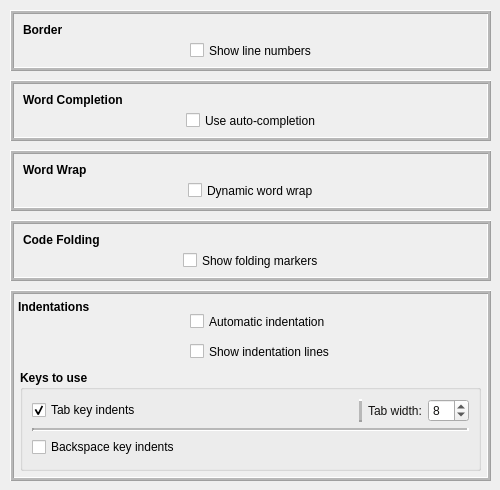
     <widget class="QWidget" name="tabEditorOpt">
      <attribute name="title">
       <string>TextEditorAdditional</string>
      </attribute>
      <widget class="QFrame" name="frame_2">
       <property name="geometry">
        <rect>
         <x>10</x>
         <y>290</y>
         <width>481</width>
         <height>191</height>
        </rect>
       </property>
       <property name="autoFillBackground">
        <bool>false</bool>
       </property>
       <property name="frameShape">
        <enum>QFrame::Box</enum>
       </property>
       <property name="frameShadow">
        <enum>QFrame::Raised</enum>
       </property>
       <property name="lineWidth">
        <number>1</number>
       </property>
       <property name="midLineWidth">
        <number>2</number>
       </property>
       <widget class="QLabel" name="label_12">
        <property name="geometry">
         <rect>
          <x>8</x>
          <y>8</y>
          <width>88</width>
          <height>18</height>
         </rect>
        </property>
        <property name="font">
         <font>
          <weight>75</weight>
          <bold>true</bold>
         </font>
        </property>
        <property name="text">
         <string>Indentations</string>
        </property>
       </widget>
       <widget class="QCheckBox" name="indentLineCHB">
        <property name="geometry">
         <rect>
          <x>180</x>
          <y>50</y>
          <width>211</width>
          <height>23</height>
         </rect>
        </property>
        <property name="text">
         <string>Show indentation lines</string>
        </property>
       </widget>
       <widget class="QGroupBox" name="groupBox">
        <property name="geometry">
         <rect>
          <x>10</x>
          <y>80</y>
          <width>461</width>
          <height>101</height>
         </rect>
        </property>
        <property name="font">
         <font>
          <weight>75</weight>
          <italic>false</italic>
          <bold>true</bold>
          <underline>false</underline>
         </font>
        </property>
        <property name="title">
         <string>Keys to use</string>
        </property>
        <layout class="QGridLayout" name="_2">
         <item row="0" column="0">
          <widget class="QCheckBox" name="tabKeyindentCHB">
           <property name="font">
            <font>
             <weight>50</weight>
             <bold>false</bold>
            </font>
           </property>
           <property name="text">
            <string>Tab key indents</string>
           </property>
           <property name="checked">
            <bool>true</bool>
           </property>
          </widget>
         </item>
         <item row="0" column="2">
          <widget class="Line" name="line_2">
           <property name="frameShadow">
            <enum>QFrame::Raised</enum>
           </property>
           <property name="lineWidth">
            <number>2</number>
           </property>
           <property name="midLineWidth">
            <number>4</number>
           </property>
           <property name="orientation">
            <enum>Qt::Vertical</enum>
           </property>
          </widget>
         </item>
         <item row="0" column="3">
          <widget class="QLabel" name="label_13">
           <property name="palette">
            <palette>
             <active>
              <colorrole role="WindowText">
               <brush brushstyle="SolidPattern">
                <color alpha="255">
                 <red>20</red>
                 <green>19</green>
                 <blue>18</blue>
                </color>
               </brush>
              </colorrole>
              <colorrole role="Text">
               <brush brushstyle="SolidPattern">
                <color alpha="255">
                 <red>20</red>
                 <green>19</green>
                 <blue>18</blue>
                </color>
               </brush>
              </colorrole>
              <colorrole role="ButtonText">
               <brush brushstyle="SolidPattern">
                <color alpha="255">
                 <red>20</red>
                 <green>19</green>
                 <blue>18</blue>
                </color>
               </brush>
              </colorrole>
             </active>
             <inactive>
              <colorrole role="WindowText">
               <brush brushstyle="SolidPattern">
                <color alpha="255">
                 <red>20</red>
                 <green>19</green>
                 <blue>18</blue>
                </color>
               </brush>
              </colorrole>
              <colorrole role="Text">
               <brush brushstyle="SolidPattern">
                <color alpha="255">
                 <red>20</red>
                 <green>19</green>
                 <blue>18</blue>
                </color>
               </brush>
              </colorrole>
              <colorrole role="ButtonText">
               <brush brushstyle="SolidPattern">
                <color alpha="255">
                 <red>20</red>
                 <green>19</green>
                 <blue>18</blue>
                </color>
               </brush>
              </colorrole>
             </inactive>
             <disabled>
              <colorrole role="WindowText">
               <brush brushstyle="SolidPattern">
                <color alpha="255">
                 <red>119</red>
                 <green>121</green>
                 <blue>126</blue>
                </color>
               </brush>
              </colorrole>
              <colorrole role="Text">
               <brush brushstyle="SolidPattern">
                <color alpha="255">
                 <red>99</red>
                 <green>101</green>
                 <blue>109</blue>
                </color>
               </brush>
              </colorrole>
              <colorrole role="ButtonText">
               <brush brushstyle="SolidPattern">
                <color alpha="255">
                 <red>102</red>
                 <green>102</green>
                 <blue>104</blue>
                </color>
               </brush>
              </colorrole>
             </disabled>
            </palette>
           </property>
           <property name="font">
            <font>
             <weight>50</weight>
             <bold>false</bold>
            </font>
           </property>
           <property name="text">
            <string>Tab width:</string>
           </property>
          </widget>
         </item>
         <item row="0" column="4">
          <widget class="QSpinBox" name="tabWidthSpinBox">
           <property name="palette">
            <palette>
             <active>
              <colorrole role="Text">
               <brush brushstyle="SolidPattern">
                <color alpha="255">
                 <red>20</red>
                 <green>19</green>
                 <blue>18</blue>
                </color>
               </brush>
              </colorrole>
             </active>
             <inactive>
              <colorrole role="Text">
               <brush brushstyle="SolidPattern">
                <color alpha="255">
                 <red>20</red>
                 <green>19</green>
                 <blue>18</blue>
                </color>
               </brush>
              </colorrole>
             </inactive>
             <disabled>
              <colorrole role="Text">
               <brush brushstyle="SolidPattern">
                <color alpha="255">
                 <red>140</red>
                 <green>140</green>
                 <blue>140</blue>
                </color>
               </brush>
              </colorrole>
             </disabled>
            </palette>
           </property>
           <property name="font">
            <font>
             <weight>50</weight>
             <bold>false</bold>
            </font>
           </property>
           <property name="minimum">
            <number>1</number>
           </property>
           <property name="maximum">
            <number>25</number>
           </property>
           <property name="value">
            <number>8</number>
           </property>
          </widget>
         </item>
         <item row="1" column="0" colspan="5">
          <widget class="Line" name="line">
           <property name="font">
            <font>
             <weight>50</weight>
             <bold>false</bold>
            </font>
           </property>
           <property name="frameShadow">
            <enum>QFrame::Sunken</enum>
           </property>
           <property name="lineWidth">
            <number>2</number>
           </property>
           <property name="midLineWidth">
            <number>2</number>
           </property>
           <property name="orientation">
            <enum>Qt::Horizontal</enum>
           </property>
          </widget>
         </item>
         <item row="2" column="0">
          <widget class="QCheckBox" name="BkspaceIndentCHB">
           <property name="font">
            <font>
             <weight>50</weight>
             <bold>false</bold>
            </font>
           </property>
           <property name="text">
            <string>Backspace key indents</string>
           </property>
          </widget>
         </item>
         <item row="0" column="1">
          <spacer>
           <property name="orientation">
            <enum>Qt::Horizontal</enum>
           </property>
           <property name="sizeHint" stdset="0">
            <size>
             <width>40</width>
             <height>20</height>
            </size>
           </property>
          </spacer>
         </item>
        </layout>
       </widget>
       <widget class="QCheckBox" name="autoIndentCHB">
        <property name="geometry">
         <rect>
          <x>180</x>
          <y>20</y>
          <width>211</width>
          <height>23</height>
         </rect>
        </property>
        <property name="text">
         <string>Automatic indentation</string>
        </property>
       </widget>
      </widget>
      <widget class="QFrame" name="frame_5">
       <property name="geometry">
        <rect>
         <x>10</x>
         <y>220</y>
         <width>481</width>
         <height>61</height>
        </rect>
       </property>
       <property name="autoFillBackground">
        <bool>false</bool>
       </property>
       <property name="frameShape">
        <enum>QFrame::Box</enum>
       </property>
       <property name="frameShadow">
        <enum>QFrame::Raised</enum>
       </property>
       <property name="lineWidth">
        <number>1</number>
       </property>
       <property name="midLineWidth">
        <number>2</number>
       </property>
       <layout class="QGridLayout" name="_3">
        <item row="0" column="0" colspan="2">
         <widget class="QLabel" name="label_14">
          <property name="font">
           <font>
            <weight>75</weight>
            <bold>true</bold>
           </font>
          </property>
          <property name="text">
           <string>Code Folding</string>
          </property>
         </widget>
        </item>
        <item row="1" column="1">
         <widget class="QCheckBox" name="foldingMarkersCHB">
          <property name="text">
           <string>Show folding markers</string>
          </property>
         </widget>
        </item>
        <item row="1" column="0">
         <spacer>
          <property name="orientation">
           <enum>Qt::Horizontal</enum>
          </property>
          <property name="sizeHint" stdset="0">
           <size>
            <width>40</width>
            <height>20</height>
           </size>
          </property>
         </spacer>
        </item>
        <item row="1" column="2">
         <spacer name="spacer_2">
          <property name="orientation">
           <enum>Qt::Horizontal</enum>
          </property>
          <property name="sizeHint" stdset="0">
           <size>
            <width>40</width>
            <height>20</height>
           </size>
          </property>
         </spacer>
        </item>
       </layout>
      </widget>
      <widget class="QFrame" name="frame_4">
       <property name="geometry">
        <rect>
         <x>10</x>
         <y>10</y>
         <width>481</width>
         <height>61</height>
        </rect>
       </property>
       <property name="autoFillBackground">
        <bool>false</bool>
       </property>
       <property name="frameShape">
        <enum>QFrame::Box</enum>
       </property>
       <property name="frameShadow">
        <enum>QFrame::Raised</enum>
       </property>
       <property name="lineWidth">
        <number>1</number>
       </property>
       <property name="midLineWidth">
        <number>2</number>
       </property>
       <layout class="QGridLayout" name="_4">
        <item row="0" column="0" colspan="2">
         <widget class="QLabel" name="label_15">
          <property name="font">
           <font>
            <weight>75</weight>
            <bold>true</bold>
           </font>
          </property>
          <property name="text">
           <string>Border</string>
          </property>
         </widget>
        </item>
        <item row="1" column="1">
         <widget class="QCheckBox" name="lineNumbCHB">
          <property name="text">
           <string>Show line numbers</string>
          </property>
         </widget>
        </item>
        <item row="1" column="0">
         <spacer>
          <property name="orientation">
           <enum>Qt::Horizontal</enum>
          </property>
          <property name="sizeHint" stdset="0">
           <size>
            <width>40</width>
            <height>20</height>
           </size>
          </property>
         </spacer>
        </item>
        <item row="1" column="2">
         <spacer>
          <property name="orientation">
           <enum>Qt::Horizontal</enum>
          </property>
          <property name="sizeHint" stdset="0">
           <size>
            <width>40</width>
            <height>20</height>
           </size>
          </property>
         </spacer>
        </item>
       </layout>
      </widget>
      <widget class="QFrame" name="frame_3">
       <property name="geometry">
        <rect>
         <x>10</x>
         <y>150</y>
         <width>481</width>
         <height>61</height>
        </rect>
       </property>
       <property name="autoFillBackground">
        <bool>false</bool>
       </property>
       <property name="frameShape">
        <enum>QFrame::Box</enum>
       </property>
       <property name="frameShadow">
        <enum>QFrame::Raised</enum>
       </property>
       <property name="lineWidth">
        <number>1</number>
       </property>
       <property name="midLineWidth">
        <number>2</number>
       </property>
       <layout class="QGridLayout" name="_5">
        <item row="0" column="0" colspan="2">
         <widget class="QLabel" name="label_16">
          <property name="font">
           <font>
            <weight>75</weight>
            <bold>true</bold>
           </font>
          </property>
          <property name="text">
           <string>Word Wrap</string>
          </property>
         </widget>
        </item>
        <item row="1" column="1">
         <widget class="QCheckBox" name="wordWrapCHB">
          <property name="text">
           <string>Dynamic word wrap</string>
          </property>
         </widget>
        </item>
        <item row="1" column="0">
         <spacer>
          <property name="orientation">
           <enum>Qt::Horizontal</enum>
          </property>
          <property name="sizeHint" stdset="0">
           <size>
            <width>40</width>
            <height>20</height>
           </size>
          </property>
         </spacer>
        </item>
        <item row="1" column="2">
         <spacer>
          <property name="orientation">
           <enum>Qt::Horizontal</enum>
          </property>
          <property name="sizeHint" stdset="0">
           <size>
            <width>40</width>
            <height>20</height>
           </size>
          </property>
         </spacer>
        </item>
       </layout>
      </widget>
      <widget class="QFrame" name="frame">
       <property name="geometry">
        <rect>
         <x>10</x>
         <y>80</y>
         <width>481</width>
         <height>61</height>
        </rect>
       </property>
       <property name="autoFillBackground">
        <bool>false</bool>
       </property>
       <property name="frameShape">
        <enum>QFrame::Box</enum>
       </property>
       <property name="frameShadow">
        <enum>QFrame::Raised</enum>
       </property>
       <property name="lineWidth">
        <number>1</number>
       </property>
       <property name="midLineWidth">
        <number>2</number>
       </property>
       <layout class="QGridLayout" name="_6">
        <item row="0" column="0" colspan="2">
         <widget class="QLabel" name="label_17">
          <property name="font">
           <font>
            <weight>75</weight>
            <bold>true</bold>
           </font>
          </property>
          <property name="text">
           <string>Word Completion</string>
          </property>
         </widget>
        </item>
        <item row="1" column="1">
         <widget class="QCheckBox" name="autoComplCHB">
          <property name="text">
           <string>Use auto-completion</string>
          </property>
         </widget>
        </item>
        <item row="1" column="0">
         <spacer>
          <property name="orientation">
           <enum>Qt::Horizontal</enum>
          </property>
          <property name="sizeHint" stdset="0">
           <size>
            <width>40</width>
            <height>20</height>
           </size>
          </property>
         </spacer>
        </item>
        <item row="1" column="2">
         <spacer>
          <property name="orientation">
           <enum>Qt::Horizontal</enum>
          </property>
          <property name="sizeHint" stdset="0">
           <size>
            <width>40</width>
            <height>20</height>
           </size>
          </property>
         </spacer>
        </item>
       </layout>
      </widget>
     </widget>
